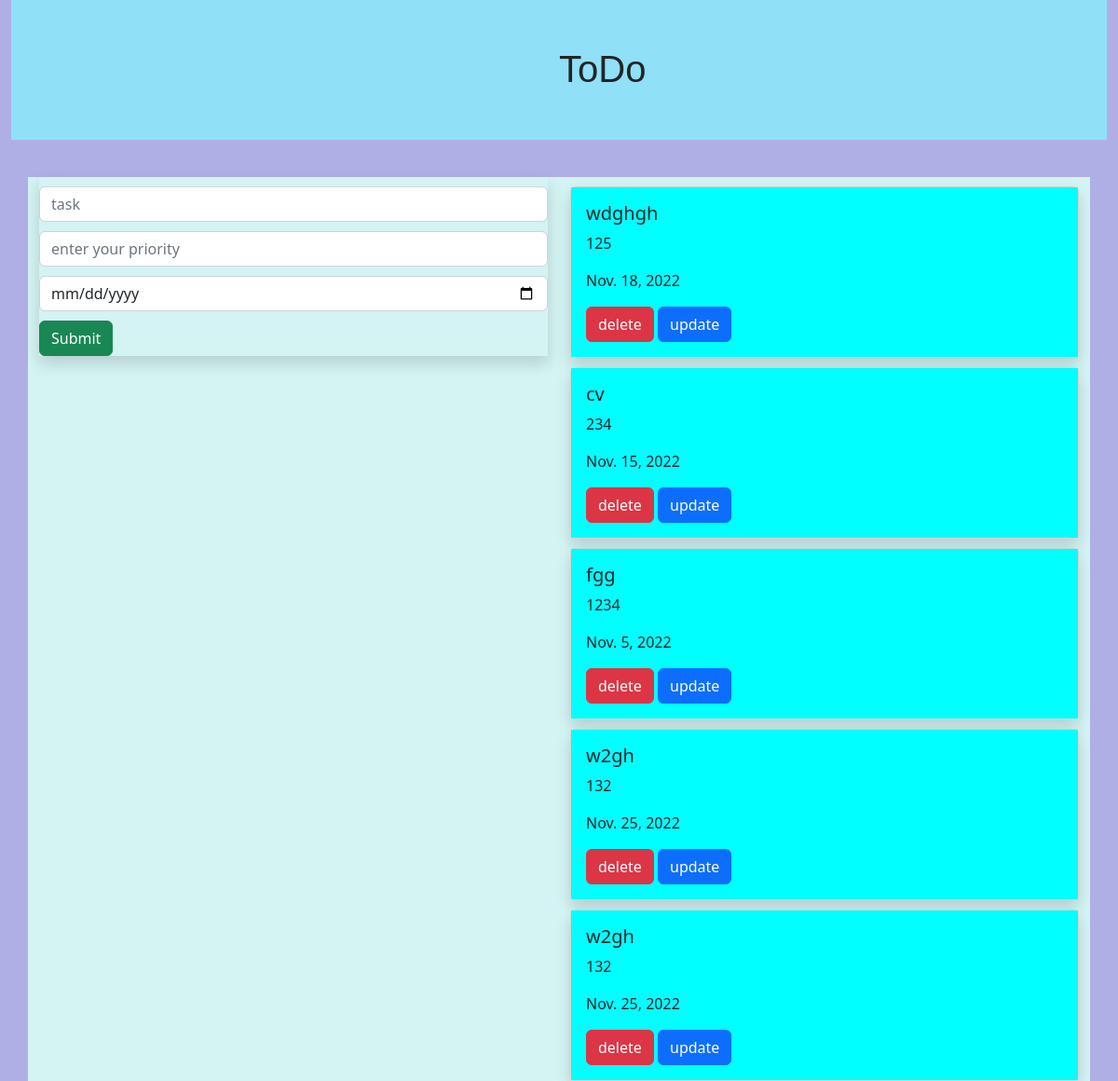
The page / on the database its author committed.
### toodoapp/models.py (models this page shows, shortened)
class Task(models.Model):
    name=models.CharField(max_length=200)
    priority=models.IntegerField()
    date=models.DateField()

### toodoapp/views.py (the view)
# urls.py: path('',views.add,name='add'),
def add(request):
    task1=Task.objects.all()
    if request.method=="POST":
        name=request.POST.get('task','')
        priority=request.POST.get("priority",'')
        date=request.POST.get("date",'')
        task=Task(name=name,priority=priority,date=date)
        task.save()
    return render(request,'add.html',{'task1':task1})

### template/add.html (shortened to what this page needs)
{% extends 'base.html'%}
{% block content %}
<div class="container-fluid">
    <div class="row">
        <div class="col-md-12">
            <div class="banner">
                <div class="banner-text">
                    <h1>ToDo</h1>
                </div>
            </div>
        </div>
    </div>
</div>
<div class="container">
    <div class="row">
        <div class="col-md-6">
            <form method="POST" class="mb-3 shadow" >
                <div class="row" >
                  <div class="form-group" style="margin-top:10px ;">
                    <input type="text" class="form-control" name="task" placeholder="task">
                  </div>
                  <div class="form-group" style="margin-top:10px ;">
                    <input type="text" class="form-control" name="priority" placeholder="enter your priority">
                  </div>
                  <div class="form-group" style="margin-top:10px ;">
                    <input type="date" class="form-control" name="date">
                  </div>
                  <div class="form-group">
                    <input type="submit" class="btn btn-success" style="margin-top:10px ;">
                  </div>
                </div>
            </form>
        </div>
        <div class="col-md-6" >
          {% for i in task1 %}
          <div class="shadow card" style="margin-top:10px ;" >
            <div class="card-body" >
              <h5 class="card-title">{{i.name}}</h5>
              <p class="card-text">{{i.priority}}</p>
              <p class="card-text">{{i.date}}</p>
              <a href="{% url 'delete' i.id %}" class="btn btn-danger">delete</a>
              <a href="{% url 'update' i.id %}" class="btn btn-primary">update</a>
            </div>
          </div>
          {% endfor %}
        </div>
    </div>
</div>
{% endblock %}

### template/base.html (shortened to what this page needs)
{% load static %}
<!DOCTYPE html>
<html lang="en">
<head>
    <link href="https://cdn.jsdelivr.net/npm/bootstrap@5.2.2/dist/css/bootstrap.min.css" rel="stylesheet">
    <link rel="stylesheet" href="{% static 'style.css'%}">
</head>
<body>
    {% block content %}
    {% endblock %}
</body>
</html>

### static/style.css (style rules this page uses)
.banner { background-color: rgb(144, 224, 247); width: 100%; height: 150px; }
.banner-text { left: 50%; position: absolute; margin-top: 50px; font-family: 'Franklin Gothic Medium', 'Arial Narrow', Arial, sans-serif; font-size: 10px; }
.container { margin-top: 40px; background-color: rgb(212, 243, 243); }
body { background-color: rgb(175, 175, 230); }
.card-body { background-color: cyan; }

### rows shown on the page
Task: name "wdghgh", priority "125", date "Nov. 18, 2022"
Task: name "cv", priority "234", date "Nov. 15, 2022"
Task: name "fgg", priority "1234", date "Nov. 5, 2022"
Task: name "w2gh", priority "132", date "Nov. 25, 2022"
Task: name "w2gh", priority "132", date "Nov. 25, 2022"
